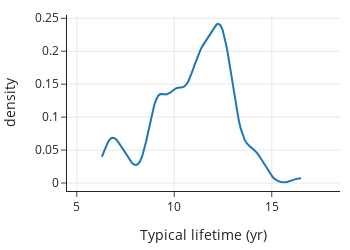

Notebook source saved alongside this figure:
### Code cell
f2.update_xaxes(range=[4.5, 18.5], title="Typical lifetime (yr)")
f2.update_yaxes(title="density")
f2.update_layout(showlegend=False,width=350, height=250)
f2.show()
